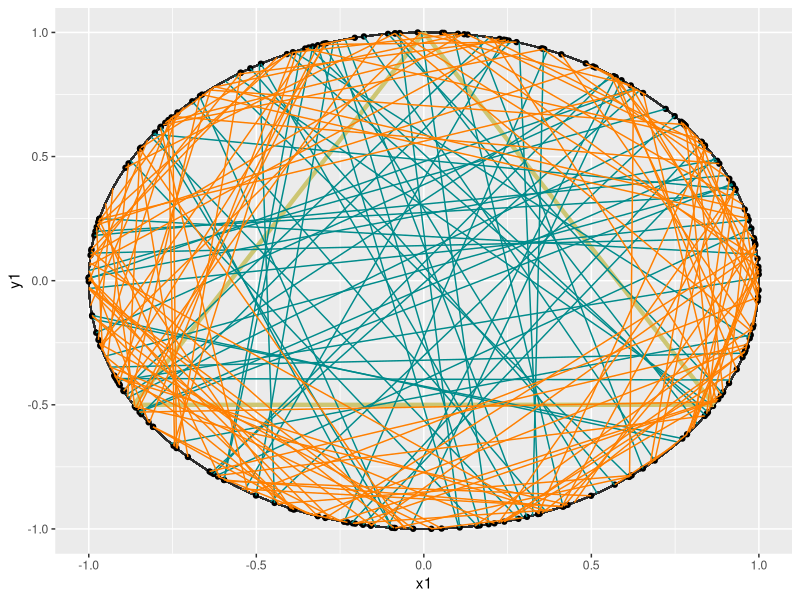
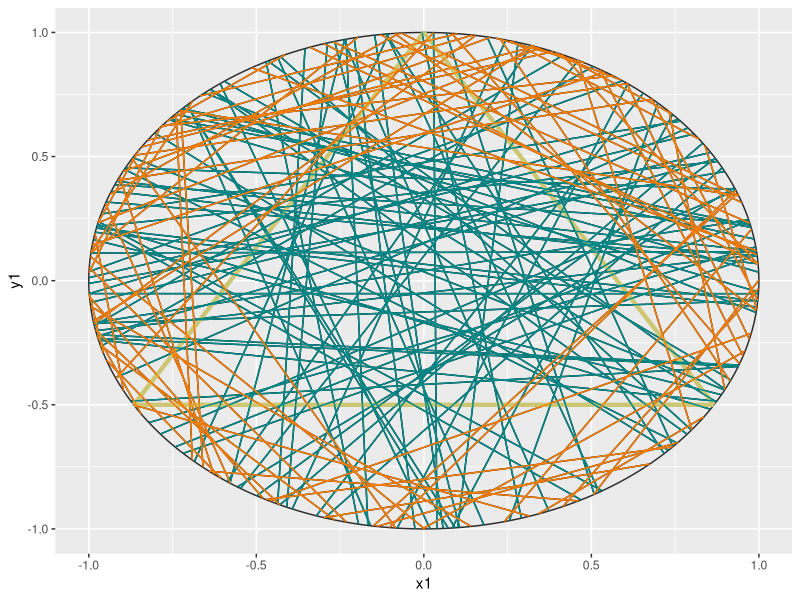
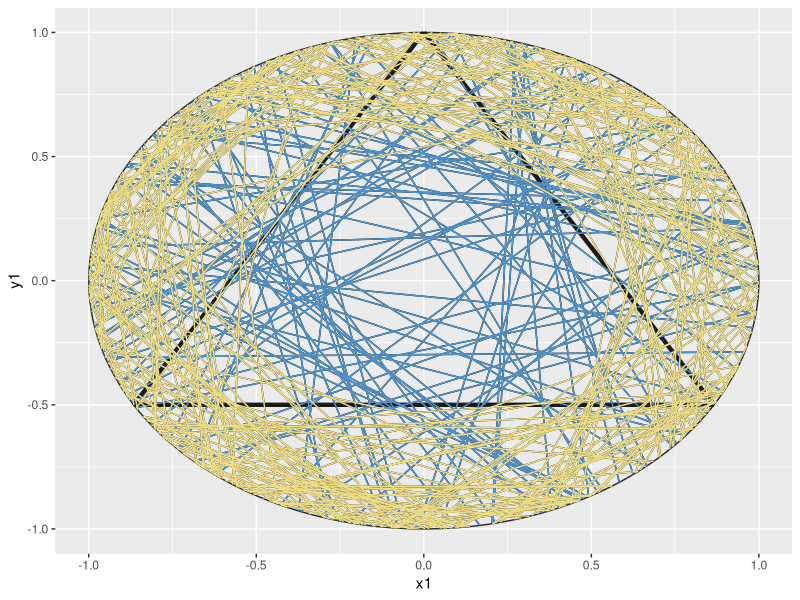

Generate these figures, in order, with R:
# Instruction to students: You may clear the code in this file and replace it
# with your own.

library(tidyverse)
library(ggforce)
library(ggplot2)
library(dplyr)

# METHOD A (Random Endpoints) --------------------------------------------------
n <- 200 # number of chords - can be changed

theta_A1 <- runif(n, 0, 2*pi)
theta_A2 <- runif(n, 0, 2*pi)
endpoint <- tibble(
  x1 = cos(theta_A1),
  y1 = sin(theta_A1),
  x2 = cos(theta_A2),
  y2 = sin(theta_A2))

eqtri_df <- tibble(
  x    = c(0, sqrt(3) / 2, -sqrt(3) / 2),
  y    = c(1, -0.5, -0.5),
  xend = c(sqrt(3) / 2, -sqrt(3) / 2, 0),
  yend = c(-0.5, -0.5, 1))

circle <- mutate(.data = endpoint, l = sqrt((x2 - x1)^2 + (y2 - y1)^2)) # add new column l

eqtri_df_new <- mutate(.data = eqtri_df, s = sqrt((xend - x)^2 + (yend - y)^2)) # add new column s

final_eqtri_df_new <- slice(.data = eqtri_df_new, 1) # only need 1 row as reference

s <- final_eqtri_df_new$s

final_table <- bind_cols(circle, s)
colnames(final_table)[6]  <- "s"

compare <- select(.data = final_table, l, s)
longer <- filter(.data = final_table, l > s)
shorter <- filter(.data = final_table, l < s)
print(longer)
chords_longer <- print(nrow(longer))

ggplot(data = endpoint, aes(x = x1, y = y1)) +
  ggforce::geom_circle(aes(x0 = 0, y0 = 0, r = 1), col = "gray17") +
  geom_point() + 
  geom_segment(data = eqtri_df, aes(x = x, y = y, xend = xend, yend = yend), col = "khaki3", lwd = 1.5) +
  geom_segment(data = longer , aes(x = x1, y = y1, xend = x2, yend = y2), col = "darkcyan") + 
  geom_segment(data = shorter , aes(x = x1, y = y1, xend = x2, yend = y2), col = "darkorange1") 

# Using Principle of Indifference
prob = chords_longer/n
print(prob)

# METHOD B (Random Radial Points) ----------------------------------------------
n <- 150 # number of chords - can be changed
r <- 1

theta_B <- runif(n, 0, 2*pi) # randomise angles
P <- runif(n,0,r) # randomise radius
Q <- sqrt(r^2-P^2) 

# Coordinates of random radial points
endpoint <- tibble(
  x1 = P*cos(theta_B)+ Q*sin(theta_B),
  y1 = P*sin(theta_B)- Q*cos(theta_B),
  x2 = P*cos(theta_B)- Q*sin(theta_B),
  y2 = P*sin(theta_B)+ Q*cos(theta_B))

# Coordinates of equilateral triangle
eqtri_df <- tibble(
  x    = c(0, sqrt(3) / 2, -sqrt(3) / 2),
  y    = c(1, -0.5, -0.5),
  xend = c(sqrt(3) / 2, -sqrt(3) / 2, 0),
  yend = c(-0.5, -0.5, 1))

# new data for any random chord l and size s of triangle's lengths
endpoint_new <- mutate(.data = endpoint, l = sqrt((x2-x1)^2+(y2-y1)^2))
eqtri_df_new <- mutate(.data = eqtri_df, s = sqrt((xend-x)^2+(yend-y)^2))


final_eqtri_df_new <- slice(.data = eqtri_df_new, 1) # only need 1 row as reference

s <- final_eqtri_df_new$s # rename as s

final_table <- bind_cols(endpoint_new, s)
colnames(final_table)[6]  <- "s"

# Comparing lengths l and s
compare <- select(.data = final_table, l, s)
longer <- filter(.data = final_table, l > s)
shorter <- filter(.data = final_table, l < s)
print(longer) # only printing chords longer than side s of equilateral triangle
chords_longer <- print(nrow(longer))

# Plot triangle and chords
ggplot() +
  ggforce::geom_circle(aes(x0 = 0, y0 = 0, r = 1), col = "gray17") +
  geom_segment(data = endpoint, aes(x = x1, y = y1,xend = x2, yend = y2)) + 
  geom_segment(data = eqtri_df, aes(x = x, y = y, xend = xend, yend = yend), col = "khaki3", lwd = 1.5) +
  geom_segment(data = longer , aes(x = x1, y = y1, xend = x2, yend = y2), col = "darkcyan") + 
  geom_segment(data = shorter , aes(x = x1, y = y1, xend = x2, yend = y2), col = "darkorange1") 

# Using Principle of Indifference to calculate probability
prob = chords_longer/n
print(prob)

# METHOD C (Random Midpoints) --------------------------------------------------
n <- 300 # number of chords - can be changed
r <- 1

theta_C <- runif(n, 0, 2*pi) # randomise angles
V <- runif(n, 0, 1) 
V1 <- sqrt(V)
U <- sqrt(r^2 - V1^2)

end_point <- tibble(
  x1 = V1*cos(theta_C) + U*sin(theta_C),
  y1 = V1*sin(theta_C) - U*cos(theta_C),
  x2 = V1*cos(theta_C) - U*sin(theta_C),
  y2 = V1*sin(theta_C) + U*cos(theta_C))

eqtri_df <- tibble(
  x    = c(0, sqrt(3) / 2, -sqrt(3) / 2),
  y    = c(1, -0.5, -0.5),
  xend = c(sqrt(3) / 2, -sqrt(3) / 2, 0),
  yend = c(-0.5, -0.5, 1))

end_point_new <- mutate(.data = end_point, l = sqrt((x2 - x1)^2 + (y2 - y1)^2))
eqtri_df_new <- mutate(.data = eqtri_df, s = sqrt((xend - x)^2 + (yend - y)^2))

final_eqtri_df_new <- slice(.data = eqtri_df_new, 1) # only need 1 row as reference

s <- final_eqtri_df_new$s

final_table <- bind_cols(end_point_new, s)
colnames(final_table)[6]  <- "s"

compare <- select(.data = final_table, l, s)
longer <- filter(.data = final_table, l > s)
shorter <- filter(.data = final_table, l < s)
print(longer)
chords_longer <- print(nrow(longer))

# Plot 
ggplot() +
  ggforce::geom_circle(aes(x0 = 0, y0 = 0, r = 1), col = "gray17") +
  geom_segment(data = end_point, aes(x = x1, y = y1, xend = x2, yend = y2)) +
  geom_segment(data = eqtri_df, aes(x = x, y = y, xend = xend, yend = yend), col = "grey10", lwd = 1.5) +
  geom_segment(data = longer , aes(x = x1, y = y1, xend = x2, yend = y2), col = "steelblue3") + 
  geom_segment(data = shorter , aes(x = x1, y = y1, xend = x2, yend = y2), col = "lightgoldenrod") 

# Calculate probability 
prob = chords_longer/n
print(prob)
